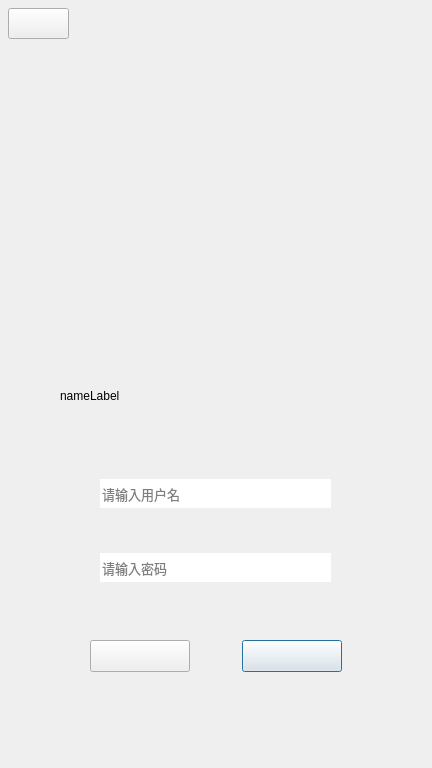
<?xml version="1.0" encoding="UTF-8"?>
<ui version="4.0">
 <class>deleteUser</class>
 <widget class="QDialog" name="deleteUser">
  <property name="geometry">
   <rect>
    <x>0</x>
    <y>0</y>
    <width>432</width>
    <height>768</height>
   </rect>
  </property>
  <property name="windowTitle">
   <string>   疫情地图管理系统</string>
  </property>
  <widget class="QPushButton" name="saveButton">
   <property name="geometry">
    <rect>
     <x>242</x>
     <y>640</y>
     <width>100</width>
     <height>32</height>
    </rect>
   </property>
   <property name="styleSheet">
    <string notr="true">border-image: url(:/GUI/UI_btn_confirm_1.png);</string>
   </property>
  </widget>
  <widget class="QPushButton" name="exitButton">
   <property name="geometry">
    <rect>
     <x>90</x>
     <y>640</y>
     <width>100</width>
     <height>32</height>
    </rect>
   </property>
   <property name="styleSheet">
    <string notr="true">border-image: url(:/GUI/UI_btn_cancel_1.png);</string>
   </property>
   <property name="text">
    <string/>
   </property>
  </widget>
  <widget class="QLabel" name="nameLabel">
   <property name="geometry">
    <rect>
     <x>60</x>
     <y>370</y>
     <width>101</width>
     <height>51</height>
    </rect>
   </property>
   <property name="text">
    <string>nameLabel</string>
   </property>
  </widget>
  <widget class="QPushButton" name="QuitButton">
   <property name="geometry">
    <rect>
     <x>8</x>
     <y>8</y>
     <width>61</width>
     <height>31</height>
    </rect>
   </property>
   <property name="styleSheet">
    <string notr="true">border-image: url(:/GUI/UI_login_btn_quit_1.png);</string>
   </property>
   <property name="text">
    <string/>
   </property>
  </widget>
  <widget class="QLabel" name="UI_register_bg">
   <property name="geometry">
    <rect>
     <x>0</x>
     <y>0</y>
     <width>432</width>
     <height>768</height>
    </rect>
   </property>
   <property name="text">
    <string>&lt;html&gt;&lt;head/&gt;&lt;body&gt;&lt;p&gt;&lt;img src=&quot;:/GUI/UI_register.png&quot;/&gt;&lt;/p&gt;&lt;/body&gt;&lt;/html&gt;</string>
   </property>
  </widget>
  <widget class="QLineEdit" name="userCodeText">
   <property name="enabled">
    <bool>true</bool>
   </property>
   <property name="geometry">
    <rect>
     <x>100</x>
     <y>553</y>
     <width>231</width>
     <height>29</height>
    </rect>
   </property>
   <property name="font">
    <font>
     <family>思源黑体 CN Normal</family>
     <pointsize>10</pointsize>
    </font>
   </property>
   <property name="frame">
    <bool>false</bool>
   </property>
   <property name="echoMode">
    <enum>QLineEdit::Password</enum>
   </property>
   <property name="placeholderText">
    <string>请输入密码</string>
   </property>
   <property name="clearButtonEnabled">
    <bool>true</bool>
   </property>
  </widget>
  <widget class="QLabel" name="titleLabel">
   <property name="geometry">
    <rect>
     <x>190</x>
     <y>120</y>
     <width>54</width>
     <height>12</height>
    </rect>
   </property>
   <property name="text">
    <string/>
   </property>
  </widget>
  <widget class="QLineEdit" name="userNameText">
   <property name="enabled">
    <bool>true</bool>
   </property>
   <property name="geometry">
    <rect>
     <x>100</x>
     <y>479</y>
     <width>231</width>
     <height>29</height>
    </rect>
   </property>
   <property name="font">
    <font>
     <family>思源黑体 CN Normal</family>
     <pointsize>10</pointsize>
     <weight>50</weight>
     <bold>false</bold>
    </font>
   </property>
   <property name="inputMask">
    <string/>
   </property>
   <property name="text">
    <string/>
   </property>
   <property name="frame">
    <bool>false</bool>
   </property>
   <property name="placeholderText">
    <string>请输入用户名</string>
   </property>
   <property name="clearButtonEnabled">
    <bool>true</bool>
   </property>
  </widget>
  <zorder>nameLabel</zorder>
  <zorder>titleLabel</zorder>
  <zorder>UI_register_bg</zorder>
  <zorder>saveButton</zorder>
  <zorder>exitButton</zorder>
  <zorder>QuitButton</zorder>
  <zorder>userCodeText</zorder>
  <zorder>userNameText</zorder>
 </widget>
 <resources/>
 <connections/>
</ui>
